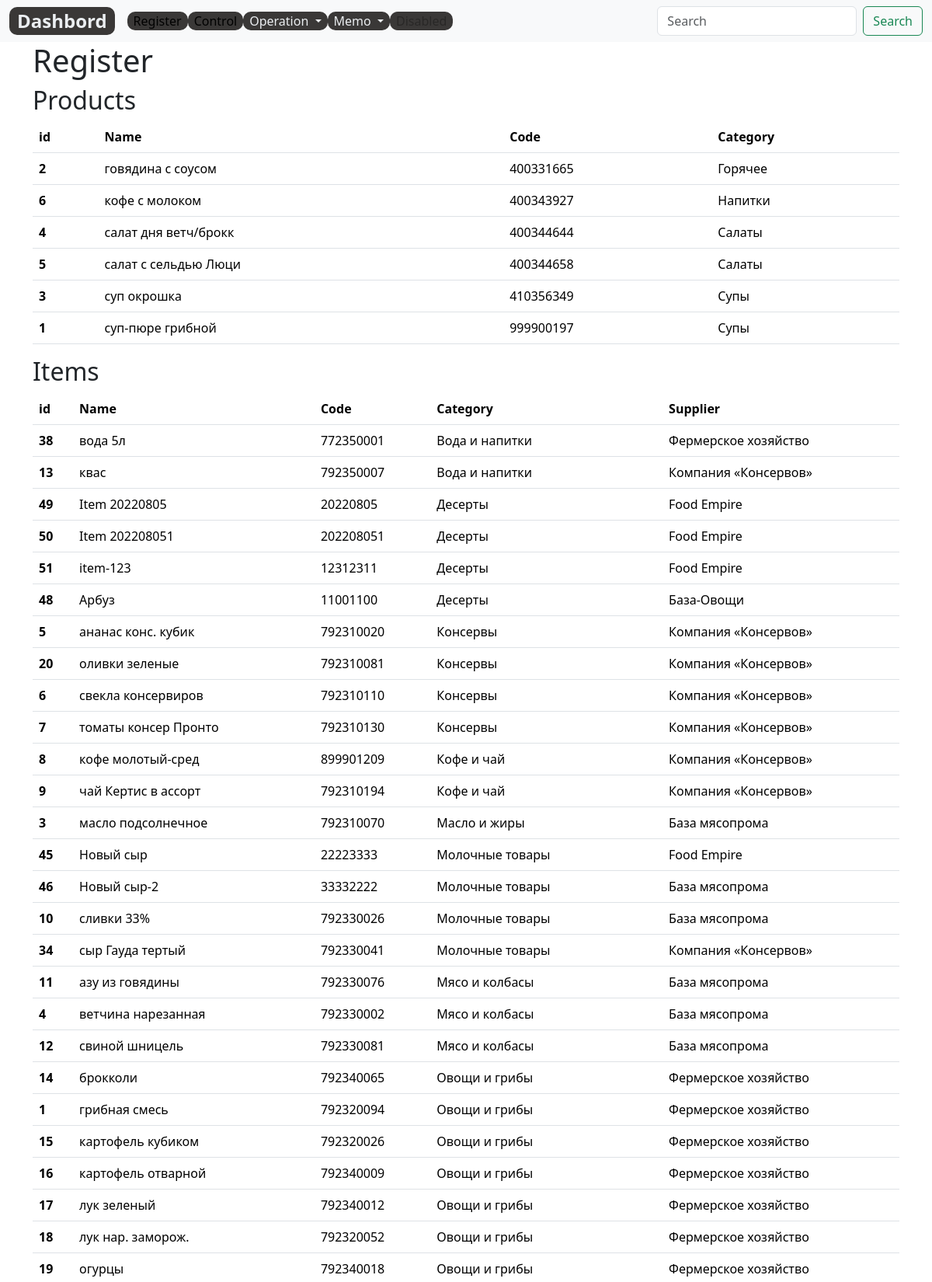
Screenshot of /register/ (upper part) with the database file from the repository.
### register/models.py (models this page shows, shortened)
class Product(models.Model):
    DIFFICULTY_LEVELS = (
        ('Easy', 'Easy'),
        ('Medium', 'Medium'),
        ('Hard', 'Hard'),
    )
    code=models.DecimalField(max_digits=10, help_text="Не более 10 знаков", decimal_places=0, unique=True)
    name = models.CharField(max_length=200,help_text="Не более 200 знаков", db_index=True, verbose_name='Продукт')
    category = models.ForeignKey(Category, related_name='product', on_delete=models.CASCADE)
    ingredient = models.ManyToManyField(Item, through=RecipeIngredient)
    difficulty = models.CharField(choices=DIFFICULTY_LEVELS, max_length=10)
    price = models.DecimalField(max_digits=10,help_text="Не более 10 знаков", decimal_places=2)
    description = models.TextField(blank=True, null=True)
    cooking= models.TextField(blank=True, null = True)
    slug= models.SlugField(max_length=255, verbose_name='Url', unique=True)
    created_date= models.DateField(auto_now_add=True, verbose_name='Создан',null=True)
    updated_date = models.DateField(auto_now=True,  verbose_name='Изменен', null=True)
    class Meta:
        ordering = ['category', 'name']
        verbose_name = 'Продукт'
        verbose_name_plural = 'Продукты'
    def __str__(self):
        return self.name

class Category(models.Model):
    code= models.DecimalField(max_digits=5, help_text="Не более 5 цифр", decimal_places=0, unique=True,verbose_name='Код')
    name = models.CharField(max_length=200, help_text="Не более 200 знаков", db_index=True, verbose_name='Категория')
    slug= models.SlugField(max_length=255, verbose_name='Url', unique=True)
    class Meta:
        ordering = ['name']
        verbose_name = 'Категория продукта'
        verbose_name_plural = 'Категории продуктов'
    def __str__(self):
        return self.name

class Item(models.Model):
    code=models.DecimalField(max_digits=12, unique=True, help_text="Не более 12 знаков",decimal_places=0,null=True,verbose_name='Код')
    name = models.CharField(max_length=200, help_text="Не более 200 знаков", unique=True,db_index=True)
    category = models.ForeignKey(
        CategoryItem, related_name='item', on_delete=models.CASCADE)
    supplier=models.ForeignKey(Supplier, related_name='item',on_delete=models.CASCADE)
    unit = models.CharField(max_length=50, help_text="Не более 50 знаков", choices=UNITS ) # pounds, lbs, oz ,grams, etc
    unit_cost = models.DecimalField(max_digits=10, help_text="Не более 10 знаков",decimal_places=2)
    description = models.TextField(blank=True, null=True)
    available = models.BooleanField(default=True)
    slug= models.SlugField(max_length=255, verbose_name='Url', unique=True)
    created_date= models.DateField(auto_now_add=True, verbose_name='Создан',null=True)
    updated_date = models.DateField(auto_now=True,  verbose_name='Изменен', null=True)
    class Meta:
        ordering = ['category','name']
        verbose_name = 'Товар'
        verbose_name_plural = 'Товары'
    def __str__(self):
        return self.name

class CategoryItem(models.Model):
    code= models.DecimalField(max_digits=5, help_text="Не более 5 цифр", decimal_places=0, unique=True,verbose_name='Код')
    name = models.CharField(max_length=200, help_text="Не более 200 знаков", db_index=True, verbose_name='Категория')
    slug= models.SlugField(max_length=255, verbose_name='Url', unique=True)
    class Meta:
        ordering = ['name']
        verbose_name = 'Категория товара'
        verbose_name_plural = 'Категории товаров'
    def __str__(self):
        return self.name

class Supplier(models.Model):
    code=models.DecimalField(max_digits=4, help_text="Не более 4 знаков", decimal_places=0, unique=True)
    name = models.CharField(max_length=200, help_text="Не более 200 знаков",db_index=True)
    slug= models.SlugField(max_length=255, verbose_name='Url', unique=True)
    address = models.CharField(max_length=220)
    created_date = models.DateField(auto_now_add=True)
    class Meta:
        ordering = ['name']
        verbose_name = 'Поставщик'
        verbose_name_plural = 'Поставщики'
    def __str__(self):
        return self.name

### register/views.py (the view)
# urls.py: path('', include('register.urls')),
def register(request):
    suppliers = Supplier.objects.all()
    items = Item.objects.all()
    products=Product.objects.all()
    recipes=RecipeIngredient.objects.all()
    categoryitems=CategoryItem.objects.all()
    categories = Category.objects.all() # Передано в news/templatetags/news_tags.py
    context = {
        'suppliers': suppliers,
        'items': items,
        'products': products,
        'recipes': recipes,
        'categoryitems': categoryitems,
        'categories': categories,
        'title':'Register'
    }
    return render(request, template_name='register/register.html', context=context)

### register/models.py (called while the page is built)
    @property
    def ingredient_cost(self):
        return format((float(self.unit_cost) * float(self.ratio)), '.2f')

### register/templates/register/register.html (shortened to what this page needs)
{% extends 'base_simple.html' %}
{% load static %}
{% block content %}
<div class="container">
  <h1>Register</h1>
  <h2>Products</h2>
  <table class="table">
    <thead>
      <tr>
        <th scope="col">id</th>
        <th scope="col">Name</th>
        <th scope="col">Code</th>
        <th scope="col">Category</th>
      </tr>
    </thead>
    <tbody>
      {% for product in products%}
      <tr>
        <th scope="row">{{product.id}}</th>
        <td>{{product.name}}</td>
        <td>{{product.code}}</td>
        <td>{{product.category}}</td>
      </tr>
      {% endfor %}
    </tbody>
  </table>
  <h2>Items</h2>
  <table class="table">
    <thead>
      <tr>
        <th scope="col">id</th>
        <th scope="col">Name</th>
        <th scope="col">Code</th>
        <th scope="col">Category</th>
        <th scope="col">Supplier</th>
      </tr>
    </thead>
    <tbody>
      {% for item in items%}
      <tr>
        <th scope="row">{{item.id}}</th>
        <td>{{item.name}}</td>
        <td>{{item.code}}</td>
        <td>{{item.category}}</td>
        <td>{{item.supplier}}</td>
      </tr>
      {% endfor %}
    </tbody>
  </table>
</div>
{% endblock %}

### rows the page displays
Product: id "2", name "говядина с соусом", code "400331665", category "Горячее"
Product: id "6", name "кофе с молоком", code "400343927", category "Напитки"
Product: id "4", name "салат дня ветч/брокк", code "400344644", category "Салаты"
Product: id "5", name "салат с сельдью Люци", code "400344658", category "Салаты"
Product: id "3", name "суп окрошка", code "410356349", category "Супы"
Product: id "1", name "суп-пюре грибной", code "999900197", category "Супы"
Item: id "38", name "вода 5л", code "772350001", category "Вода и напитки", supplier "Фермерское хозяйство"
Item: id "13", name "квас", code "792350007", category "Вода и напитки", supplier "Компания «Консервов»"
Item: id "49", name "Item 20220805", code "20220805", category "Десерты", supplier "Food Empire"
Item: id "50", name "Item 202208051", code "202208051", category "Десерты", supplier "Food Empire"
Item: id "51", name "item-123", code "12312311", category "Десерты", supplier "Food Empire"
Item: id "48", name "Арбуз", code "11001100", category "Десерты", supplier "База-Овощи"
Item: id "5", name "ананас конс. кубик", code "792310020", category "Консервы", supplier "Компания «Консервов»"
Item: id "20", name "оливки зеленые", code "792310081", category "Консервы", supplier "Компания «Консервов»"
Item: id "6", name "свекла консервиров", code "792310110", category "Консервы", supplier "Компания «Консервов»"
Item: id "7", name "томаты консер Пронто", code "792310130", category "Консервы", supplier "Компания «Консервов»"
Item: id "8", name "кофе молотый-сред", code "899901209", category "Кофе и чай", supplier "Компания «Консервов»"
Item: id "9", name "чай Кертис в ассорт", code "792310194", category "Кофе и чай", supplier "Компания «Консервов»"
Item: id "3", name "масло подсолнечное", code "792310070", category "Масло и жиры", supplier "База мясопрома"
Item: id "45", name "Новый сыр", code "22223333", category "Молочные товары", supplier "Food Empire"
Item: id "46", name "Новый сыр-2", code "33332222", category "Молочные товары", supplier "База мясопрома"
Item: id "10", name "сливки 33%", code "792330026", category "Молочные товары", supplier "База мясопрома"
Item: id "34", name "сыр Гауда тертый", code "792330041", category "Молочные товары", supplier "Компания «Консервов»"
Item: id "11", name "азу из говядины", code "792330076", category "Мясо и колбасы", supplier "База мясопрома"
Item: id "4", name "ветчина нарезанная", code "792330002", category "Мясо и колбасы", supplier "База мясопрома"
Item: id "12", name "свиной шницель", code "792330081", category "Мясо и колбасы", supplier "База мясопрома"
Item: id "14", name "брокколи", code "792340065", category "Овощи и грибы", supplier "Фермерское хозяйство"
Item: id "1", name "грибная смесь", code "792320094", category "Овощи и грибы", supplier "Фермерское хозяйство"
Item: id "15", name "картофель кубиком", code "792320026", category "Овощи и грибы", supplier "Фермерское хозяйство"
Item: id "16", name "картофель отварной", code "792340009", category "Овощи и грибы", supplier "Фермерское хозяйство"
Item: id "17", name "лук зеленый", code "792340012", category "Овощи и грибы", supplier "Фермерское хозяйство"
Item: id "18", name "лук нар. заморож.", code "792320052", category "Овощи и грибы", supplier "Фермерское хозяйство"
Item: id "19", name "огурцы", code "792340018", category "Овощи и грибы", supplier "Фермерское хозяйство"
